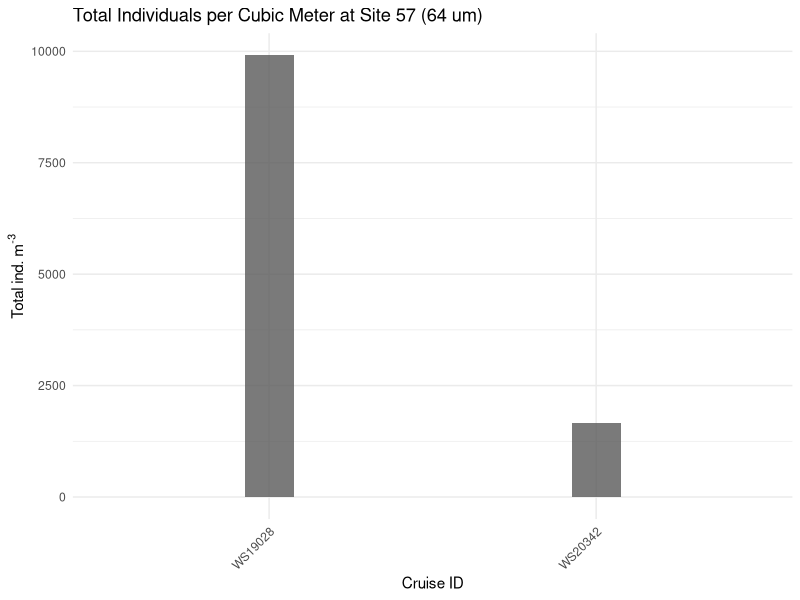

Write the R code that produced this figure.
## ---- chunk 1
library(dplyr)
library(ggplot2)

df_all_taxa <- read.csv("enrique_calc_zoo_data_pre_obis_merg.csv", fill = TRUE)

# Filter the df_all_taxa data frame to include only rows where class is "Copepoda"
df_copepoda <- df_all_taxa %>%
  filter(class == "Copepoda")

# Summarize ind_m3 values by size fraction, site, and date
selected_net_tow <- df_copepoda %>%
  filter(duplicate_mesh_col == 64 & site == "57" & cruise_id == "WS19028")
selected_total = sum(selected_net_tow$ind_m3)

# Summarize ind_m3 values by size fraction, site, and date
aggregated_data <- df_copepoda %>%
  group_by(duplicate_mesh_col, site, date, cruise_id) %>%
  summarise(total_ind_m3 = sum(ind_m3, na.rm = TRUE)) %>%
  ungroup()

# Create the stacked area plot
filtered_data <- aggregated_data %>%
    filter(site == "57")

# Create the stacked bar plot
# stacked_plot <- ggplot(filtered_data, aes(x = as.Date(date), y = total_ind_m3, fill = factor(duplicate_mesh_col))) +
stacked_plot <- ggplot(filtered_data, aes(x = cruise_id, y = total_ind_m3)) +
  geom_bar(stat = "identity", alpha = 0.8, width = 0.15) +
  labs(title = "Total Individuals per Cubic Meter at Site 57 (64 um)",
       x = "Cruise ID",
       y = expression("Total ind. m"^"-3"),
       fill = "Size Fraction (µm)") +
  # scale_fill_manual(values = c("64" = "#1b9e77", "200" = "#d95f02", "500" = "#7570b3")) +
  # scale_x_date(date_breaks = "1 month", date_labels = "%Y-%m") +  # Customize x-axis labels
  theme_minimal() +
  theme(axis.text.x = element_text(angle = 45, hjust = 1))

stacked_plot

